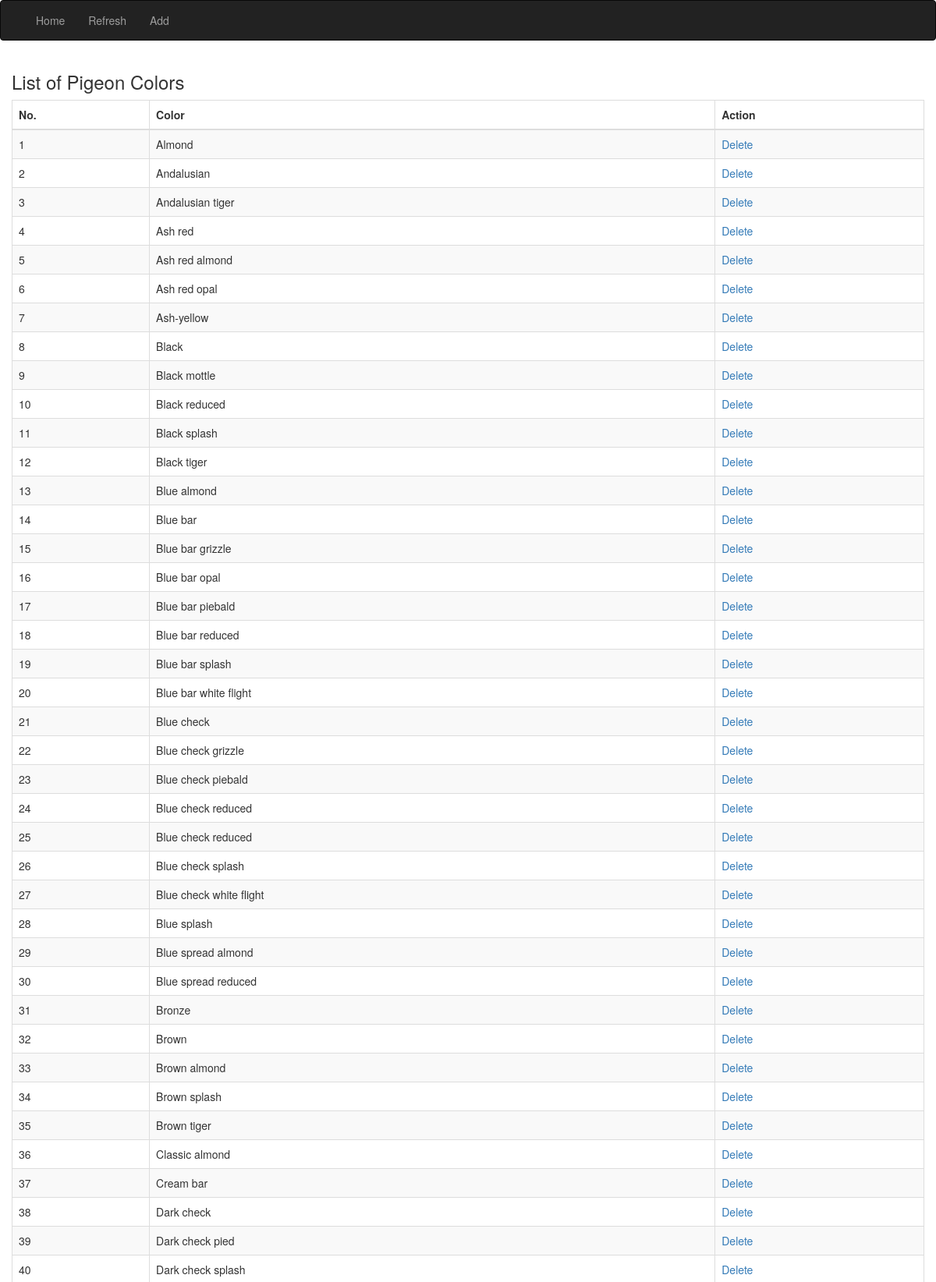
Page /admin/list_color.php (signed in, upper part) on the committed database.
### tables this page shows
CREATE TABLE `color` (
  `id` int(5) NOT NULL,
  `color` varchar(50) NOT NULL
);

### admin/list_color.php (the view, shortened to what this page needs)
<?php
include('session.php');
  $query ="SELECT * FROM color order by color asc";
 $result = mysqli_query($db, $query);
?>
<!DOCTYPE html>
<html>
 <head>
  <link rel="stylesheet" href="https://cdn.datatables.net/1.10.19/css/dataTables.bootstrap.min.css">
  <link rel="stylesheet" href="https://maxcdn.bootstrapcdn.com/bootstrap/3.3.7/css/bootstrap.min.css">
 </head>
 <body>
<nav class="navbar navbar-inverse">
  <div class="container-fluid">
    <div class="collapse navbar-collapse" id="myNavbar">
      <ul class="nav navbar-nav">
        <li><a href="admin">Home</a></li>
        <li><a href="list-color">Refresh</a></li>
        <li><a href="#myColor" data-toggle="modal">Add</a></li>
    </div>
  </div>
</nav>
        <div class="container-fluid">
          <h1 class="h3 mb-2 text-gray-800">List of Pigeon Colors</h1>
          <div class="card shadow mb-4">
            <div class="card-body">
              <div class="table-responsive">
                <table class="table table-striped table-bordered" id="dataTable" width="100%" cellspacing="0"s>
                  <thead>
                               <tr>
                                    <th>No.</th>
                                    <th>Color</th>
                                    <th>Action</th>
                               </tr>
                          </thead>
                  <form>
                          <?php
                          $sno = 1;
                          while($row = mysqli_fetch_array($result))
                          {
                               echo  '
                               <tr>
                                    <td>'.$sno.'</td>
                                    <td>'.$row["color"].'</td>
                                    <td>
           <a href="javascript:delete_id('.$row["id"].')" class="trigger-btn" >Delete </a>
                                    </td>
                               </tr>
                               ' ;
                          $sno++;}
                          ?>
                          </form>
                </table>
              </div>
            </div>
          </div>
        </div>
</body>
</html>

### rows in the picture
color: color "Almond"
color: color "Andalusian"
color: color "Andalusian tiger"
color: color "Ash red"
color: color "Ash red almond"
color: color "Ash red opal"
color: color "Ash-yellow"
color: color "Black"
color: color "Black mottle"
color: color "Black reduced"
color: color "Black splash"
color: color "Black tiger"
color: color "Blue almond"
color: color "Blue bar"
color: color "Blue bar grizzle"
color: color "Blue bar opal"
color: color "Blue bar piebald"
color: color "Blue bar reduced"
color: color "Blue bar splash"
color: color "Blue bar white flight"
color: color "Blue check"
color: color "Blue check grizzle"
color: color "Blue check piebald"
color: color "Blue check reduced"
color: color "Blue check reduced"
color: color "Blue check splash"
color: color "Blue check white flight"
color: color "Blue splash"
color: color "Blue spread almond"
color: color "Blue spread reduced"
color: color "Bronze"
color: color "Brown"
color: color "Brown almond"
color: color "Brown splash"
color: color "Brown tiger"
color: color "Classic almond"
color: color "Cream bar"
color: color "Dark check"
color: color "Dark check pied"
color: color "Dark check splash"
